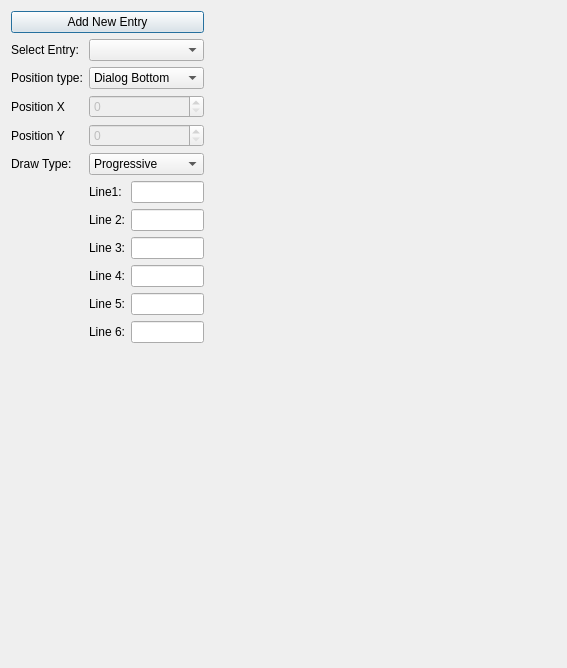
<?xml version="1.0" encoding="UTF-8"?>
<ui version="4.0">
 <class>TabText</class>
 <widget class="QDialog" name="TabText">
  <property name="geometry">
   <rect>
    <x>0</x>
    <y>0</y>
    <width>567</width>
    <height>668</height>
   </rect>
  </property>
  <property name="windowTitle">
   <string>Dialog</string>
  </property>
  <layout class="QHBoxLayout" name="horizontalLayout_2">
   <item>
    <layout class="QVBoxLayout" name="verticalLayout">
     <item>
      <layout class="QGridLayout" name="gridLayout_2">
       <property name="topMargin">
        <number>0</number>
       </property>
       <item row="0" column="1">
        <widget class="QPushButton" name="AddButton">
         <property name="text">
          <string>Add New Entry</string>
         </property>
        </widget>
       </item>
       <item row="0" column="2">
        <spacer name="horizontalSpacer">
         <property name="orientation">
          <enum>Qt::Horizontal</enum>
         </property>
         <property name="sizeHint" stdset="0">
          <size>
           <width>40</width>
           <height>20</height>
          </size>
         </property>
        </spacer>
       </item>
       <item row="2" column="1">
        <layout class="QGridLayout" name="gridLayout">
         <property name="topMargin">
          <number>0</number>
         </property>
         <item row="4" column="0">
          <widget class="QLabel" name="label_5">
           <property name="text">
            <string>Draw Type:</string>
           </property>
          </widget>
         </item>
         <item row="2" column="0">
          <widget class="QLabel" name="label_2">
           <property name="text">
            <string>Position X</string>
           </property>
          </widget>
         </item>
         <item row="1" column="0">
          <widget class="QLabel" name="label_11">
           <property name="text">
            <string>Position type:</string>
           </property>
          </widget>
         </item>
         <item row="2" column="1">
          <widget class="QSpinBox" name="textX_spinBox">
           <property name="enabled">
            <bool>false</bool>
           </property>
           <property name="maximum">
            <number>999</number>
           </property>
          </widget>
         </item>
         <item row="3" column="0">
          <widget class="QLabel" name="label_3">
           <property name="text">
            <string>Position Y</string>
           </property>
          </widget>
         </item>
         <item row="1" column="1">
          <widget class="QComboBox" name="positionType">
           <item>
            <property name="text">
             <string>Dialog Bottom</string>
            </property>
           </item>
           <item>
            <property name="text">
             <string>Dialog Top</string>
            </property>
           </item>
           <item>
            <property name="text">
             <string>Centered</string>
            </property>
           </item>
           <item>
            <property name="text">
             <string>Center X</string>
            </property>
           </item>
           <item>
            <property name="text">
             <string>Center Y</string>
            </property>
           </item>
           <item>
            <property name="text">
             <string>User Defined</string>
            </property>
           </item>
          </widget>
         </item>
         <item row="4" column="1">
          <widget class="QComboBox" name="transitionType_comboBox">
           <item>
            <property name="text">
             <string>Progressive</string>
            </property>
           </item>
           <item>
            <property name="text">
             <string>Instant</string>
            </property>
           </item>
          </widget>
         </item>
         <item row="3" column="1">
          <widget class="QSpinBox" name="textY_spinBox">
           <property name="enabled">
            <bool>false</bool>
           </property>
           <property name="maximum">
            <number>999</number>
           </property>
          </widget>
         </item>
         <item row="5" column="1">
          <layout class="QGridLayout" name="gridLayout_3">
           <property name="topMargin">
            <number>0</number>
           </property>
           <item row="3" column="0">
            <widget class="QLabel" name="label_8">
             <property name="text">
              <string>Line 4:</string>
             </property>
            </widget>
           </item>
           <item row="0" column="0">
            <widget class="QLabel" name="label">
             <property name="text">
              <string>Line1: </string>
             </property>
            </widget>
           </item>
           <item row="5" column="0">
            <widget class="QLabel" name="label_10">
             <property name="text">
              <string>Line 6:</string>
             </property>
            </widget>
           </item>
           <item row="1" column="0">
            <widget class="QLabel" name="label_6">
             <property name="text">
              <string>Line 2:</string>
             </property>
            </widget>
           </item>
           <item row="4" column="0">
            <widget class="QLabel" name="label_9">
             <property name="text">
              <string>Line 5:</string>
             </property>
            </widget>
           </item>
           <item row="2" column="0">
            <widget class="QLabel" name="label_7">
             <property name="text">
              <string>Line 3:</string>
             </property>
            </widget>
           </item>
           <item row="0" column="1">
            <widget class="QLineEdit" name="lineEdit1">
             <property name="maxLength">
              <number>30</number>
             </property>
            </widget>
           </item>
           <item row="1" column="1">
            <widget class="QLineEdit" name="lineEdit2">
             <property name="maxLength">
              <number>30</number>
             </property>
            </widget>
           </item>
           <item row="2" column="1">
            <widget class="QLineEdit" name="lineEdit3">
             <property name="maxLength">
              <number>30</number>
             </property>
            </widget>
           </item>
           <item row="3" column="1">
            <widget class="QLineEdit" name="lineEdit4">
             <property name="maxLength">
              <number>30</number>
             </property>
            </widget>
           </item>
           <item row="4" column="1">
            <widget class="QLineEdit" name="lineEdit5">
             <property name="maxLength">
              <number>30</number>
             </property>
            </widget>
           </item>
           <item row="5" column="1">
            <widget class="QLineEdit" name="lineEdit6">
             <property name="maxLength">
              <number>30</number>
             </property>
            </widget>
           </item>
          </layout>
         </item>
         <item row="0" column="0">
          <widget class="QLabel" name="label_4">
           <property name="text">
            <string>Select Entry:</string>
           </property>
          </widget>
         </item>
         <item row="0" column="1">
          <widget class="QComboBox" name="select_comboBox"/>
         </item>
        </layout>
       </item>
       <item row="3" column="1">
        <spacer name="verticalSpacer_2">
         <property name="orientation">
          <enum>Qt::Vertical</enum>
         </property>
         <property name="sizeHint" stdset="0">
          <size>
           <width>20</width>
           <height>40</height>
          </size>
         </property>
        </spacer>
       </item>
      </layout>
     </item>
    </layout>
   </item>
   <item>
    <layout class="QHBoxLayout" name="horizontalLayout">
     <property name="topMargin">
      <number>0</number>
     </property>
     <item>
      <widget class="TextPreviewArea" name="widget" native="true">
       <property name="minimumSize">
        <size>
         <width>320</width>
         <height>240</height>
        </size>
       </property>
       <property name="maximumSize">
        <size>
         <width>320</width>
         <height>240</height>
        </size>
       </property>
      </widget>
     </item>
    </layout>
   </item>
   <item>
    <spacer name="verticalSpacer">
     <property name="orientation">
      <enum>Qt::Vertical</enum>
     </property>
     <property name="sizeHint" stdset="0">
      <size>
       <width>20</width>
       <height>40</height>
      </size>
     </property>
    </spacer>
   </item>
  </layout>
  <zorder></zorder>
 </widget>
 <customwidgets>
  <customwidget>
   <class>TextPreviewArea</class>
   <extends>QWidget</extends>
   <header>scenes/textpreviewarea.h</header>
   <container>1</container>
  </customwidget>
 </customwidgets>
 <resources/>
 <connections/>
</ui>
